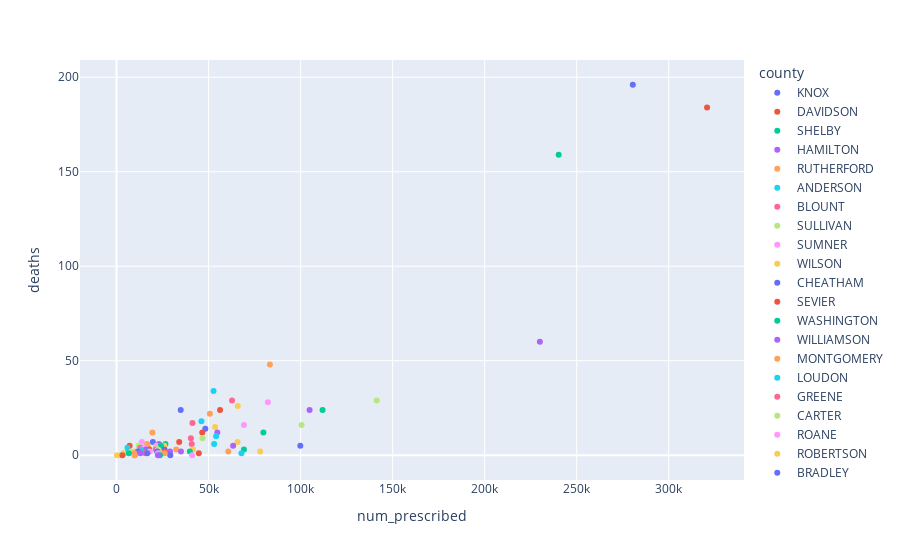

The code cell stored with this chart in its notebook:
### Markdown cell above
#### Is there an association between rates of opioid prescriptions and overdose deaths by county?

### Code cell
fig = px.scatter(opioid_deaths, x="num_prescribed", y="deaths", color='county')
fig.show()

### Figure 1 — Plotly figure (JSON) as saved in the notebook; plotly's stock layout.template omitted (floating-point values rounded to 4 significant figures)
{"data": [{"hovertemplate": "county=KNOX<br>num_prescribed=%{x}<br>deaths=%{y}<extra></extra>", "legendgroup": "KNOX", "marker": {"color": "#636efa", "symbol": "circle"}, "mode": "markers", "name": "KNOX", "orientation": "v", "showlegend": true, "type": "scatter", "x": [280484], "xaxis": "x", "y": [196], "yaxis": "y"}, {"hovertemplate": "county=DAVIDSON<br>num_prescribed=%{x}<br>deaths=%{y}<extra></extra>", "legendgroup": "DAVIDSON", "marker": {"color": "#EF553B", "symbol": "circle"}, "mode": "markers", "name": "DAVIDSON", "orientation": "v", "showlegend": true, "type": "scatter", "x": [320821], "xaxis": "x", "y": [184], "yaxis": "y"}, {"hovertemplate": "county=SHELBY<br>num_prescribed=%{x}<br>deaths=%{y}<extra></extra>", "legendgroup": "SHELBY", "marker": {"color": "#00cc96", "symbol": "circle"}, "mode": "markers", "name": "SHELBY", "orientation": "v", "showlegend": true, "type": "scatter", "x": [240211], "xaxis": "x", "y": [159], "yaxis": "y"}, {"hovertemplate": "county=HAMILTON<br>num_prescribed=%{x}<br>deaths=%{y}<extra></extra>", "legendgroup": "HAMILTON", "marker": {"color": "#ab63fa", "symbol": "circle"}, "mode": "markers", "name": "HAMILTON", "orientation": "v", "showlegend": true, "type": "scatter", "x": [229988], "xaxis": "x", "y": [60], "yaxis": "y"}, {"hovertemplate": "county=RUTHERFORD<br>num_prescribed=%{x}<br>deaths=%{y}<extra></extra>", "legendgroup": "RUTHERFORD", "marker": {"color": "#FFA15A", "symbol": "circle"}, "mode": "markers", "name": "RUTHERFORD", "orientation": "v", "showlegend": true, "type": "scatter", "x": [83305], "xaxis": "x", "y": [48], "yaxis": "y"}, {"hovertemplate": "county=ANDERSON<br>num_prescribed=%{x}<br>deaths=%{y}<extra></extra>", "legendgroup": "ANDERSON", "marker": {"color": "#19d3f3", "symbol": "circle"}, "mode": "markers", "name": "ANDERSON", "orientation": "v", "showlegend": true, "type": "scatter", "x": [52701], "xaxis": "x", "y": [34], "yaxis": "y"}, {"hovertemplate": "county=BLOUNT<br>num_prescribed=%{x}<br>deaths=%{y}<extra></extra>", "legendgroup": "BLOUNT", "marker": {"color": "#FF6692", "symbol": "circle"}, "mode": "markers", "name": "BLOUNT", "orientation": "v", "showlegend": true, "type": "scatter", "x": [62747], "xaxis": "x", "y": [29], "yaxis": "y"}, {"hovertemplate": "county=SULLIVAN<br>num_prescribed=%{x}<br>deaths=%{y}<extra></extra>", "legendgroup": "SULLIVAN", "marker": {"color": "#B6E880", "symbol": "circle"}, "mode": "markers", "name": "SULLIVAN", "orientation": "v", "showlegend": true, "type": "scatter", "x": [141375], "xaxis": "x", "y": [29], "yaxis": "y"}, {"hovertemplate": "county=SUMNER<br>num_prescribed=%{x}<br>deaths=%{y}<extra></extra>", "legendgroup": "SUMNER", "marker": {"color": "#FF97FF", "symbol": "circle"}, "mode": "markers", "name": "SUMNER", "orientation": "v", "showlegend": true, "type": "scatter", "x": [82216], "xaxis": "x", "y": [28], "yaxis": "y"}, {"hovertemplate": "county=WILSON<br>num_prescribed=%{x}<br>deaths=%{y}<extra></extra>", "legendgroup": "WILSON", "marker": {"color": "#FECB52", "symbol": "circle"}, "mode": "markers", "name": "WILSON", "orientation": "v", "showlegend": true, "type": "scatter", "x": [65860], "xaxis": "x", "y": [26], "yaxis": "y"}, {"hovertemplate": "county=CHEATHAM<br>num_prescribed=%{x}<br>deaths=%{y}<extra></extra>", "legendgroup": "CHEATHAM", "marker": {"color": "#636efa", "symbol": "circle"}, "mode": "markers", "name": "CHEATHAM", "orientation": "v", "showlegend": true, "type": "scatter", "x": [34862], "xaxis": "x", "y": [24], "yaxis": "y"}, {"hovertemplate": "county=SEVIER<br>num_prescribed=%{x}<br>deaths=%{y}<extra></extra>", "legendgroup": "SEVIER", "marker": {"color": "#EF553B", "symbol": "circle"}, "mode": "markers", "name": "SEVIER", "orientation": "v", "showlegend": true, "type": "scatter", "x": [56258], "xaxis": "x", "y": [24], "yaxis": "y"}, {"hovertemplate": "county=WASHINGTON<br>num_prescribed=%{x}<br>deaths=%{y}<extra></extra>", "legendgroup": "WASHINGTON", "marker": {"color": "#00cc96", "symbol": "circle"}, "mode": "markers", "name": "WASHINGTON", "orientation": "v", "showlegend": true, "type": "scatter", "x": [111925], "xaxis": "x", "y": [24], "yaxis": "y"}, {"hovertemplate": "county=WILLIAMSON<br>num_prescribed=%{x}<br>deaths=%{y}<extra></extra>", "legendgroup": "WILLIAMSON", "marker": {"color": "#ab63fa", "symbol": "circle"}, "mode": "markers", "name": "WILLIAMSON", "orientation": "v", "showlegend": true, "type": "scatter", "x": [104875], "xaxis": "x", "y": [24], "yaxis": "y"}, {"hovertemplate": "county=MONTGOMERY<br>num_prescribed=%{x}<br>deaths=%{y}<extra></extra>", "legendgroup": "MONTGOMERY", "marker": {"color": "#FFA15A", "symbol": "circle"}, "mode": "markers", "name": "MONTGOMERY", "orientation": "v", "showlegend": true, "type": "scatter", "x": [50704], "xaxis": "x", "y": [22], "yaxis": "y"}, {"hovertemplate": "county=LOUDON<br>num_prescribed=%{x}<br>deaths=%{y}<extra></extra>", "legendgroup": "LOUDON", "marker": {"color": "#19d3f3", "symbol": "circle"}, "mode": "markers", "name": "LOUDON", "orientation": "v", "showlegend": true, "type": "scatter", "x": [46127], "xaxis": "x", "y": [18], "yaxis": "y"}, {"hovertemplate": "county=GREENE<br>num_prescribed=%{x}<br>deaths=%{y}<extra></extra>", "legendgroup": "GREENE", "marker": {"color": "#FF6692", "symbol": "circle"}, "mode": "markers", "name": "GREENE", "orientation": "v", "showlegend": true, "type": "scatter", "x": [41231], "xaxis": "x", "y": [17], "yaxis": "y"}, {"hovertemplate": "county=CARTER<br>num_prescribed=%{x}<br>deaths=%{y}<extra></extra>", "legendgroup": "CARTER", "marker": {"color": "#B6E880", "symbol": "circle"}, "mode": "markers", "name": "CARTER", "orientation": "v", "showlegend": true, "type": "scatter", "x": [100532], "xaxis": "x", "y": [16], "yaxis": "y"}, {"hovertemplate": "county=ROANE<br>num_prescribed=%{x}<br>deaths=%{y}<extra></extra>", "legendgroup": "ROANE", "marker": {"color": "#FF97FF", "symbol": "circle"}, "mode": "markers", "name": "ROANE", "orientation": "v", "showlegend": true, "type": "scatter", "x": [69217], "xaxis": "x", "y": [16], "yaxis": "y"}, {"hovertemplate": "county=ROBERTSON<br>num_prescribed=%{x}<br>deaths=%{y}<extra></extra>", "legendgroup": "ROBERTSON", "marker": {"color": "#FECB52", "symbol": "circle"}, "mode": "markers", "name": "ROBERTSON", "orientation": "v", "showlegend": true, "type": "scatter", "x": [53545], "xaxis": "x", "y": [15], "yaxis": "y"}, {"hovertemplate": "county=BRADLEY<br>num_prescribed=%{x}<br>deaths=%{y}<extra></extra>", "legendgroup": "BRADLEY", "marker": {"color": "#636efa", "symbol": "circle"}, "mode": "markers", "name": "BRADLEY", "orientation": "v", "showlegend": true, "type": "scatter", "x": [48244], "xaxis": "x", "y": [14], "yaxis": "y"}, {"hovertemplate": "county=COFFEE<br>num_prescribed=%{x}<br>deaths=%{y}<extra></extra>", "legendgroup": "COFFEE", "marker": {"color": "#EF553B", "symbol": "circle"}, "mode": "markers", "name": "COFFEE", "orientation": "v", "showlegend": true, "type": "scatter", "x": [46571], "xaxis": "x", "y": [12], "yaxis": "y"}, {"hovertemplate": "county=MADISON<br>num_prescribed=%{x}<br>deaths=%{y}<extra></extra>", "legendgroup": "MADISON", "marker": {"color": "#00cc96", "symbol": "circle"}, "mode": "markers", "name": "MADISON", "orientation": "v", "showlegend": true, "type": "scatter", "x": [79787], "xaxis": "x", "y": [12], "yaxis": "y"}, {"hovertemplate": "county=MAURY<br>num_prescribed=%{x}<br>deaths=%{y}<extra></extra>", "legendgroup": "MAURY", "marker": {"color": "#ab63fa", "symbol": "circle"}, "mode": "markers", "name": "MAURY", "orientation": "v", "showlegend": true, "type": "scatter", "x": [54761], "xaxis": "x", "y": [12], "yaxis": "y"}, {"hovertemplate": "county=TIPTON<br>num_prescribed=%{x}<br>deaths=%{y}<extra></extra>", "legendgroup": "TIPTON", "marker": {"color": "#FFA15A", "symbol": "circle"}, "mode": "markers", "name": "TIPTON", "orientation": "v", "showlegend": true, "type": "scatter", "x": [19473], "xaxis": "x", "y": [12], "yaxis": "y"}, {"hovertemplate": "county=PUTNAM<br>num_prescribed=%{x}<br>deaths=%{y}<extra></extra>", "legendgroup": "PUTNAM", "marker": {"color": "#19d3f3", "symbol": "circle"}, "mode": "markers", "name": "PUTNAM", "orientation": "v", "showlegend": true, "type": "scatter", "x": [54112], "xaxis": "x", "y": [10], "yaxis": "y"}, {"hovertemplate": "county=CUMBERLAND<br>num_prescribed=%{x}<br>deaths=%{y}<extra></extra>", "legendgroup": "CUMBERLAND", "marker": {"color": "#FF6692", "symbol": "circle"}, "mode": "markers", "name": "CUMBERLAND", "orientation": "v", "showlegend": true, "type": "scatter", "x": [40395], "xaxis": "x", "y": [9], "yaxis": "y"}, {"hovertemplate": "county=HAMBLEN<br>num_prescribed=%{x}<br>deaths=%{y}<extra></extra>", "legendgroup": "HAMBLEN", "marker": {"color": "#B6E880", "symbol": "circle"}, "mode": "markers", "name": "HAMBLEN", "orientation": "v", "showlegend": true, "type": "scatter", "x": [46693], "xaxis": "x", "y": [9], "yaxis": "y"}, {"hovertemplate": "county=DE KALB<br>num_prescribed=%{x}<br>deaths=%{y}<extra></extra>", "legendgroup": "DE KALB", "marker": {"color": "#FF97FF", "symbol": "circle"}, "mode": "markers", "name": "DE KALB", "orientation": "v", "showlegend": true, "type": "scatter", "x": [13774], "xaxis": "x", "y": [7], "yaxis": "y"}, {"hovertemplate": "county=JEFFERSON<br>num_prescribed=%{x}<br>deaths=%{y}<extra></extra>", "legendgroup": "JEFFERSON", "marker": {"color": "#FECB52", "symbol": "circle"}, "mode": "markers", "name": "JEFFERSON", "orientation": "v", "showlegend": true, "type": "scatter", "x": [65731], "xaxis": "x", "y": [7], "yaxis": "y"}, {"hovertemplate": "county=LAWRENCE<br>num_prescribed=%{x}<br>deaths=%{y}<extra></extra>", "legendgroup": "LAWRENCE", "marker": {"color": "#636efa", "symbol": "circle"}, "mode": "markers", "name": "LAWRENCE", "orientation": "v", "showlegend": true, "type": "scatter", "x": [19737], "xaxis": "x", "y": [7], "yaxis": "y"}, {"hovertemplate": "county=UNICOI<br>num_prescribed=%{x}<br>deaths=%{y}<extra></extra>", "legendgroup": "UNICOI", "marker": {"color": "#EF553B", "symbol": "circle"}, "mode": "markers", "name": "UNICOI", "orientation": "v", "showlegend": true, "type": "scatter", "x": [34043], "xaxis": "x", "y": [7], "yaxis": "y"}, {"hovertemplate": "county=COCKE<br>num_prescribed=%{x}<br>deaths=%{y}<extra></extra>", "legendgroup": "COCKE", "marker": {"color": "#00cc96", "symbol": "circle"}, "mode": "markers", "name": "COCKE", "orientation": "v", "showlegend": true, "type": "scatter", "x": [26585], "xaxis": "x", "y": [6], "yaxis": "y"}, {"hovertemplate": "county=DICKSON<br>num_prescribed=%{x}<br>deaths=%{y}<extra></extra>", "legendgroup": "DICKSON", "marker": {"color": "#ab63fa", "symbol": "circle"}, "mode": "markers", "name": "DICKSON", "orientation": "v", "showlegend": true, "type": "scatter", "x": [23020], "xaxis": "x", "y": [6], "yaxis": "y"}, {"hovertemplate": "county=GIBSON<br>num_prescribed=%{x}<br>deaths=%{y}<extra></extra>", "legendgroup": "GIBSON", "marker": {"color": "#FFA15A", "symbol": "circle"}, "mode": "markers", "name": "GIBSON", "orientation": "v", "showlegend": true, "type": "scatter", "x": [16649], "xaxis": "x", "y": [6], "yaxis": "y"}, {"hovertemplate": "county=MARSHALL<br>num_prescribed=%{x}<br>deaths=%{y}<extra></extra>", "legendgroup": "MARSHALL", "marker": {"color": "#19d3f3", "symbol": "circle"}, "mode": "markers", "name": "MARSHALL", "orientation": "v", "showlegend": true, "type": "scatter", "x": [53027], "xaxis": "x", "y": [6], "yaxis": "y"}, {"hovertemplate": "county=MC MINN<br>num_prescribed=%{x}<br>deaths=%{y}<extra></extra>", "legendgroup": "MC MINN", "marker": {"color": "#FF6692", "symbol": "circle"}, "mode": "markers", "name": "MC MINN", "orientation": "v", "showlegend": true, "type": "scatter", "x": [40859], "xaxis": "x", "y": [6], "yaxis": "y"}, {"hovertemplate": "county=BENTON<br>num_prescribed=%{x}<br>deaths=%{y}<extra></extra>", "legendgroup": "BENTON", "marker": {"color": "#B6E880", "symbol": "circle"}, "mode": "markers", "name": "BENTON", "orientation": "v", "showlegend": true, "type": "scatter", "x": [12046], "xaxis": "x", "y": [5], "yaxis": "y"}, {"hovertemplate": "county=CAMPBELL<br>num_prescribed=%{x}<br>deaths=%{y}<extra></extra>", "legendgroup": "CAMPBELL", "marker": {"color": "#FF97FF", "symbol": "circle"}, "mode": "markers", "name": "CAMPBELL", "orientation": "v", "showlegend": true, "type": "scatter", "x": [21488], "xaxis": "x", "y": [5], "yaxis": "y"}, {"hovertemplate": "county=GILES<br>num_prescribed=%{x}<br>deaths=%{y}<extra></extra>", "legendgroup": "GILES", "marker": {"color": "#FECB52", "symbol": "circle"}, "mode": "markers", "name": "GILES", "orientation": "v", "showlegend": true, "type": "scatter", "x": [25903], "xaxis": "x", "y": [5], "yaxis": "y"}, {"hovertemplate": "county=HAWKINS<br>num_prescribed=%{x}<br>deaths=%{y}<extra></extra>", "legendgroup": "HAWKINS", "marker": {"color": "#636efa", "symbol": "circle"}, "mode": "markers", "name": "HAWKINS", "orientation": "v", "showlegend": true, "type": "scatter", "x": [99832], "xaxis": "x", "y": [5], "yaxis": "y"}, {"hovertemplate": "county=HENDERSON<br>num_prescribed=%{x}<br>deaths=%{y}<extra></extra>", "legendgroup": "HENDERSON", "marker": {"color": "#EF553B", "symbol": "circle"}, "mode": "markers", "name": "HENDERSON", "orientation": "v", "showlegend": true, "type": "scatter", "x": [7100], "xaxis": "x", "y": [5], "yaxis": "y"}, {"hovertemplate": "county=MONROE<br>num_prescribed=%{x}<br>deaths=%{y}<extra></extra>", "legendgroup": "MONROE", "marker": {"color": "#00cc96", "symbol": "circle"}, "mode": "markers", "name": "MONROE", "orientation": "v", "showlegend": true, "type": "scatter", "x": [24079], "xaxis": "x", "y": [5], "yaxis": "y"}, {"hovertemplate": "county=OVERTON<br>num_prescribed=%{x}<br>deaths=%{y}<extra></extra>", "legendgroup": "OVERTON", "marker": {"color": "#ab63fa", "symbol": "circle"}, "mode": "markers", "name": "OVERTON", "orientation": "v", "showlegend": true, "type": "scatter", "x": [63335], "xaxis": "x", "y": [5], "yaxis": "y"}, {"hovertemplate": "county=HARDEMAN<br>num_prescribed=%{x}<br>deaths=%{y}<extra></extra>", "legendgroup": "HARDEMAN", "marker": {"color": "#FFA15A", "symbol": "circle"}, "mode": "markers", "name": "HARDEMAN", "orientation": "v", "showlegend": true, "type": "scatter", "x": [17259], "xaxis": "x", "y": [4], "yaxis": "y"}, {"hovertemplate": "county=HUMPHREYS<br>num_prescribed=%{x}<br>deaths=%{y}<extra></extra>", "legendgroup": "HUMPHREYS", "marker": {"color": "#19d3f3", "symbol": "circle"}, "mode": "markers", "name": "HUMPHREYS", "orientation": "v", "showlegend": true, "type": "scatter", "x": [5937], "xaxis": "x", "y": [4], "yaxis": "y"}, {"hovertemplate": "county=LINCOLN<br>num_prescribed=%{x}<br>deaths=%{y}<extra></extra>", "legendgroup": "LINCOLN", "marker": {"color": "#FF6692", "symbol": "circle"}, "mode": "markers", "name": "LINCOLN", "orientation": "v", "showlegend": true, "type": "scatter", "x": [12876], "xaxis": "x", "y": [4], "yaxis": "y"}, {"hovertemplate": "county=RHEA<br>num_prescribed=%{x}<br>deaths=%{y}<extra></extra>", "legendgroup": "RHEA", "marker": {"color": "#B6E880", "symbol": "circle"}, "mode": "markers", "name": "RHEA", "orientation": "v", "showlegend": true, "type": "scatter", "x": [21238], "xaxis": "x", "y": [4], "yaxis": "y"}, {"hovertemplate": "county=UNION<br>num_prescribed=%{x}<br>deaths=%{y}<extra></extra>", "legendgroup": "UNION", "marker": {"color": "#FF97FF", "symbol": "circle"}, "mode": "markers", "name": "UNION", "orientation": "v", "showlegend": true, "type": "scatter", "x": [14993], "xaxis": "x", "y": [4], "yaxis": "y"}, {"hovertemplate": "county=BEDFORD<br>num_prescribed=%{x}<br>deaths=%{y}<extra></extra>", "legendgroup": "BEDFORD", "marker": {"color": "#FECB52", "symbol": "circle"}, "mode": "markers", "name": "BEDFORD", "orientation": "v", "showlegend": true, "type": "scatter", "x": [41506], "xaxis": "x", "y": [3], "yaxis": "y"}, {"hovertemplate": "county=CANNON<br>num_prescribed=%{x}<br>deaths=%{y}<extra></extra>", "legendgroup": "CANNON", "marker": {"color": "#636efa", "symbol": "circle"}, "mode": "markers", "name": "CANNON", "orientation": "v", "showlegend": true, "type": "scatter", "x": [26052], "xaxis": "x", "y": [3], "yaxis": "y"}, {"hovertemplate": "county=FAYETTE<br>num_prescribed=%{x}<br>deaths=%{y}<extra></extra>", "legendgroup": "FAYETTE", "marker": {"color": "#EF553B", "symbol": "circle"}, "mode": "markers", "name": "FAYETTE", "orientation": "v", "showlegend": true, "type": "scatter", "x": [17754], "xaxis": "x", "y": [3], "yaxis": "y"}, {"hovertemplate": "county=FRANKLIN<br>num_prescribed=%{x}<br>deaths=%{y}<extra></extra>", "legendgroup": "FRANKLIN", "marker": {"color": "#00cc96", "symbol": "circle"}, "mode": "markers", "name": "FRANKLIN", "orientation": "v", "showlegend": true, "type": "scatter", "x": [69226], "xaxis": "x", "y": [3], "yaxis": "y"}, {"hovertemplate": "county=HANCOCK<br>num_prescribed=%{x}<br>deaths=%{y}<extra></extra>", "legendgroup": "HANCOCK", "marker": {"color": "#ab63fa", "symbol": "circle"}, "mode": "markers", "name": "HANCOCK", "orientation": "v", "showlegend": true, "type": "scatter", "x": [15952], "xaxis": "x", "y": [3], "yaxis": "y"}, {"hovertemplate": "county=HICKMAN<br>num_prescribed=%{x}<br>deaths=%{y}<extra></extra>", "legendgroup": "HICKMAN", "marker": {"color": "#FFA15A", "symbol": "circle"}, "mode": "markers", "name": "HICKMAN", "orientation": "v", "showlegend": true, "type": "scatter", "x": [32410], "xaxis": "x", "y": [3], "yaxis": "y"}, {"hovertemplate": "county=MC NAIRY<br>num_prescribed=%{x}<br>deaths=%{y}<extra></extra>", "legendgroup": "MC NAIRY", "marker": {"color": "#19d3f3", "symbol": "circle"}, "mode": "markers", "name": "MC NAIRY", "orientation": "v", "showlegend": true, "type": "scatter", "x": [12983], "xaxis": "x", "y": [3], "yaxis": "y"}, {"hovertemplate": "county=MORGAN<br>num_prescribed=%{x}<br>deaths=%{y}<extra></extra>", "legendgroup": "MORGAN", "marker": {"color": "#FF6692", "symbol": "circle"}, "mode": "markers", "name": "MORGAN", "orientation": "v", "showlegend": true, "type": "scatter", "x": [21307], "xaxis": "x", "y": [3], "yaxis": "y"}, {"hovertemplate": "county=SEQUATCHIE<br>num_prescribed=%{x}<br>deaths=%{y}<extra></extra>", "legendgroup": "SEQUATCHIE", "marker": {"color": "#B6E880", "symbol": "circle"}, "mode": "markers", "name": "SEQUATCHIE", "orientation": "v", "showlegend": true, "type": "scatter", "x": [22552], "xaxis": "x", "y": [3], "yaxis": "y"}, {"hovertemplate": "county=BLEDSOE<br>num_prescribed=%{x}<br>deaths=%{y}<extra></extra>", "legendgroup": "BLEDSOE", "marker": {"color": "#FF97FF", "symbol": "circle"}, "mode": "markers", "name": "BLEDSOE", "orientation": "v", "showlegend": true, "type": "scatter", "x": [22145], "xaxis": "x", "y": [2], "yaxis": "y"}, {"hovertemplate": "county=CARROLL<br>num_prescribed=%{x}<br>deaths=%{y}<extra></extra>", "legendgroup": "CARROLL", "marker": {"color": "#FECB52", "symbol": "circle"}, "mode": "markers", "name": "CARROLL", "orientation": "v", "showlegend": true, "type": "scatter", "x": [78063], "xaxis": "x", "y": [2], "yaxis": "y"}, {"hovertemplate": "county=CLAIBORNE<br>num_prescribed=%{x}<br>deaths=%{y}<extra></extra>", "legendgroup": "CLAIBORNE", "marker": {"color": "#636efa", "symbol": "circle"}, "mode": "markers", "name": "CLAIBORNE", "orientation": "v", "showlegend": true, "type": "scatter", "x": [22121], "xaxis": "x", "y": [2], "yaxis": "y"}, {"hovertemplate": "county=CLAY<br>num_prescribed=%{x}<br>deaths=%{y}<extra></extra>", "legendgroup": "CLAY", "marker": {"color": "#EF553B", "symbol": "circle"}, "mode": "markers", "name": "CLAY", "orientation": "v", "showlegend": true, "type": "scatter", "x": [6920], "xaxis": "x", "y": [2], "yaxis": "y"}, {"hovertemplate": "county=HARDIN<br>num_prescribed=%{x}<br>deaths=%{y}<extra></extra>", "legendgroup": "HARDIN", "marker": {"color": "#00cc96", "symbol": "circle"}, "mode": "markers", "name": "HARDIN", "orientation": "v", "showlegend": true, "type": "scatter", "x": [16847], "xaxis": "x", "y": [2], "yaxis": "y"}, {"hovertemplate": "county=HENRY<br>num_prescribed=%{x}<br>deaths=%{y}<extra></extra>", "legendgroup": "HENRY", "marker": {"color": "#ab63fa", "symbol": "circle"}, "mode": "markers", "name": "HENRY", "orientation": "v", "showlegend": true, "type": "scatter", "x": [35003], "xaxis": "x", "y": [2], "yaxis": "y"}, {"hovertemplate": "county=JACKSON<br>num_prescribed=%{x}<br>deaths=%{y}<extra></extra>", "legendgroup": "JACKSON", "marker": {"color": "#FFA15A", "symbol": "circle"}, "mode": "markers", "name": "JACKSON", "orientation": "v", "showlegend": true, "type": "scatter", "x": [60726], "xaxis": "x", "y": [2], "yaxis": "y"}, {"hovertemplate": "county=LAUDERDALE<br>num_prescribed=%{x}<br>deaths=%{y}<extra></extra>", "legendgroup": "LAUDERDALE", "marker": {"color": "#19d3f3", "symbol": "circle"}, "mode": "markers", "name": "LAUDERDALE", "orientation": "v", "showlegend": true, "type": "scatter", "x": [6170], "xaxis": "x", "y": [2], "yaxis": "y"}, {"hovertemplate": "county=LEWIS<br>num_prescribed=%{x}<br>deaths=%{y}<extra></extra>", "legendgroup": "LEWIS", "marker": {"color": "#FF6692", "symbol": "circle"}, "mode": "markers", "name": "LEWIS", "orientation": "v", "showlegend": true, "type": "scatter", "x": [12427], "xaxis": "x", "y": [2], "yaxis": "y"}, {"hovertemplate": "county=MACON<br>num_prescribed=%{x}<br>deaths=%{y}<extra></extra>", "legendgroup": "MACON", "marker": {"color": "#B6E880", "symbol": "circle"}, "mode": "markers", "name": "MACON", "orientation": "v", "showlegend": true, "type": "scatter", "x": [7920], "xaxis": "x", "y": [2], "yaxis": "y"}, {"hovertemplate": "county=MARION<br>num_prescribed=%{x}<br>deaths=%{y}<extra></extra>", "legendgroup": "MARION", "marker": {"color": "#FF97FF", "symbol": "circle"}, "mode": "markers", "name": "MARION", "orientation": "v", "showlegend": true, "type": "scatter", "x": [18049], "xaxis": "x", "y": [2], "yaxis": "y"}, {"hovertemplate": "county=MEIGS<br>num_prescribed=%{x}<br>deaths=%{y}<extra></extra>", "legendgroup": "MEIGS", "marker": {"color": "#FECB52", "symbol": "circle"}, "mode": "markers", "name": "MEIGS", "orientation": "v", "showlegend": true, "type": "scatter", "x": [10147], "xaxis": "x", "y": [2], "yaxis": "y"}, {"hovertemplate": "county=POLK<br>num_prescribed=%{x}<br>deaths=%{y}<extra></extra>", "legendgroup": "POLK", "marker": {"color": "#636efa", "symbol": "circle"}, "mode": "markers", "name": "POLK", "orientation": "v", "showlegend": true, "type": "scatter", "x": [11582], "xaxis": "x", "y": [2], "yaxis": "y"}, {"hovertemplate": "county=SCOTT<br>num_prescribed=%{x}<br>deaths=%{y}<extra></extra>", "legendgroup": "SCOTT", "marker": {"color": "#EF553B", "symbol": "circle"}, "mode": "markers", "name": "SCOTT", "orientation": "v", "showlegend": true, "type": "scatter", "x": [26159], "xaxis": "x", "y": [2], "yaxis": "y"}, {"hovertemplate": "county=SMITH<br>num_prescribed=%{x}<br>deaths=%{y}<extra></extra>", "legendgroup": "SMITH", "marker": {"color": "#00cc96", "symbol": "circle"}, "mode": "markers", "name": "SMITH", "orientation": "v", "showlegend": true, "type": "scatter", "x": [39822], "xaxis": "x", "y": [2], "yaxis": "y"}, {"hovertemplate": "county=TROUSDALE<br>num_prescribed=%{x}<br>deaths=%{y}<extra></extra>", "legendgroup": "TROUSDALE", "marker": {"color": "#ab63fa", "symbol": "circle"}, "mode": "markers", "name": "TROUSDALE", "orientation": "v", "showlegend": true, "type": "scatter", "x": [29060], "xaxis": "x", "y": [2], "yaxis": "y"}, {"hovertemplate": "county=CHESTER<br>num_prescribed=%{x}<br>deaths=%{y}<extra></extra>", "legendgroup": "CHESTER", "marker": {"color": "#FFA15A", "symbol": "circle"}, "mode": "markers", "name": "CHESTER", "orientation": "v", "showlegend": true, "type": "scatter", "x": [9662], "xaxis": "x", "y": [1], "yaxis": "y"}, {"hovertemplate": "county=DYER<br>num_prescribed=%{x}<br>deaths=%{y}<extra></extra>", "legendgroup": "DYER", "marker": {"color": "#19d3f3", "symbol": "circle"}, "mode": "markers", "name": "DYER", "orientation": "v", "showlegend": true, "type": "scatter", "x": [22436], "xaxis": "x", "y": [1], "yaxis": "y"}, {"hovertemplate": "county=FENTRESS<br>num_prescribed=%{x}<br>deaths=%{y}<extra></extra>", "legendgroup": "FENTRESS", "marker": {"color": "#FF6692", "symbol": "circle"}, "mode": "markers", "name": "FENTRESS", "orientation": "v", "showlegend": true, "type": "scatter", "x": [15586], "xaxis": "x", "y": [1], "yaxis": "y"}, {"hovertemplate": "county=GRAINGER<br>num_prescribed=%{x}<br>deaths=%{y}<extra></extra>", "legendgroup": "GRAINGER", "marker": {"color": "#B6E880", "symbol": "circle"}, "mode": "markers", "name": "GRAINGER", "orientation": "v", "showlegend": true, "type": "scatter", "x": [3675], "xaxis": "x", "y": [1], "yaxis": "y"}, {"hovertemplate": "county=GRUNDY<br>num_prescribed=%{x}<br>deaths=%{y}<extra></extra>", "legendgroup": "GRUNDY", "marker": {"color": "#FF97FF", "symbol": "circle"}, "mode": "markers", "name": "GRUNDY", "orientation": "v", "showlegend": true, "type": "scatter", "x": [22672], "xaxis": "x", "y": [1], "yaxis": "y"}, {"hovertemplate": "county=HOUSTON<br>num_prescribed=%{x}<br>deaths=%{y}<extra></extra>", "legendgroup": "HOUSTON", "marker": {"color": "#FECB52", "symbol": "circle"}, "mode": "markers", "name": "HOUSTON", "orientation": "v", "showlegend": true, "type": "scatter", "x": [4099], "xaxis": "x", "y": [1], "yaxis": "y"}, {"hovertemplate": "county=JOHNSON<br>num_prescribed=%{x}<br>deaths=%{y}<extra></extra>", "legendgroup": "JOHNSON", "marker": {"color": "#636efa", "symbol": "circle"}, "mode": "markers", "name": "JOHNSON", "orientation": "v", "showlegend": true, "type": "scatter", "x": [16709], "xaxis": "x", "y": [1], "yaxis": "y"}, {"hovertemplate": "county=MOORE<br>num_prescribed=%{x}<br>deaths=%{y}<extra></extra>", "legendgroup": "MOORE", "marker": {"color": "#EF553B", "symbol": "circle"}, "mode": "markers", "name": "MOORE", "orientation": "v", "showlegend": true, "type": "scatter", "x": [44689], "xaxis": "x", "y": [1], "yaxis": "y"}, {"hovertemplate": "county=PERRY<br>num_prescribed=%{x}<br>deaths=%{y}<extra></extra>", "legendgroup": "PERRY", "marker": {"color": "#00cc96", "symbol": "circle"}, "mode": "markers", "name": "PERRY", "orientation": "v", "showlegend": true, "type": "scatter", "x": [6681], "xaxis": "x", "y": [1], "yaxis": "y"}, {"hovertemplate": "county=PICKETT<br>num_prescribed=%{x}<br>deaths=%{y}<extra></extra>", "legendgroup": "PICKETT", "marker": {"color": "#ab63fa", "symbol": "circle"}, "mode": "markers", "name": "PICKETT", "orientation": "v", "showlegend": true, "type": "scatter", "x": [12914], "xaxis": "x", "y": [1], "yaxis": "y"}, {"hovertemplate": "county=WARREN<br>num_prescribed=%{x}<br>deaths=%{y}<extra></extra>", "legendgroup": "WARREN", "marker": {"color": "#FFA15A", "symbol": "circle"}, "mode": "markers", "name": "WARREN", "orientation": "v", "showlegend": true, "type": "scatter", "x": [26052], "xaxis": "x", "y": [1], "yaxis": "y"}, {"hovertemplate": "county=WEAKLEY<br>num_prescribed=%{x}<br>deaths=%{y}<extra></extra>", "legendgroup": "WEAKLEY", "marker": {"color": "#19d3f3", "symbol": "circle"}, "mode": "markers", "name": "WEAKLEY", "orientation": "v", "showlegend": true, "type": "scatter", "x": [67839], "xaxis": "x", "y": [1], "yaxis": "y"}, {"hovertemplate": "county=CROCKETT<br>num_prescribed=%{x}<br>deaths=%{y}<extra></extra>", "legendgroup": "CROCKETT", "marker": {"color": "#FF6692", "symbol": "circle"}, "mode": "markers", "name": "CROCKETT", "orientation": "v", "showlegend": true, "type": "scatter", "x": [9865], "xaxis": "x", "y": [0], "yaxis": "y"}, {"hovertemplate": "county=DECATUR<br>num_prescribed=%{x}<br>deaths=%{y}<extra></extra>", "legendgroup": "DECATUR", "marker": {"color": "#B6E880", "symbol": "circle"}, "mode": "markers", "name": "DECATUR", "orientation": "v", "showlegend": true, "type": "scatter", "x": [2371], "xaxis": "x", "y": [0], "yaxis": "y"}, {"hovertemplate": "county=HAYWOOD<br>num_prescribed=%{x}<br>deaths=%{y}<extra></extra>", "legendgroup": "HAYWOOD", "marker": {"color": "#FF97FF", "symbol": "circle"}, "mode": "markers", "name": "HAYWOOD", "orientation": "v", "showlegend": true, "type": "scatter", "x": [41046], "xaxis": "x", "y": [0], "yaxis": "y"}, {"hovertemplate": "county=LAKE<br>num_prescribed=%{x}<br>deaths=%{y}<extra></extra>", "legendgroup": "LAKE", "marker": {"color": "#FECB52", "symbol": "circle"}, "mode": "markers", "name": "LAKE", "orientation": "v", "showlegend": true, "type": "scatter", "x": [220], "xaxis": "x", "y": [0], "yaxis": "y"}, {"hovertemplate": "county=OBION<br>num_prescribed=%{x}<br>deaths=%{y}<extra></extra>", "legendgroup": "OBION", "marker": {"color": "#636efa", "symbol": "circle"}, "mode": "markers", "name": "OBION", "orientation": "v", "showlegend": true, "type": "scatter", "x": [29165], "xaxis": "x", "y": [0], "yaxis": "y"}, {"hovertemplate": "county=STEWART<br>num_prescribed=%{x}<br>deaths=%{y}<extra></extra>", "legendgroup": "STEWART", "marker": {"color": "#EF553B", "symbol": "circle"}, "mode": "markers", "name": "STEWART", "orientation": "v", "showlegend": true, "type": "scatter", "x": [3216], "xaxis": "x", "y": [0], "yaxis": "y"}, {"hovertemplate": "county=VAN BUREN<br>num_prescribed=%{x}<br>deaths=%{y}<extra></extra>", "legendgroup": "VAN BUREN", "marker": {"color": "#00cc96", "symbol": "circle"}, "mode": "markers", "name": "VAN BUREN", "orientation": "v", "showlegend": true, "type": "scatter", "x": [23578], "xaxis": "x", "y": [0], "yaxis": "y"}, {"hovertemplate": "county=WAYNE<br>num_prescribed=%{x}<br>deaths=%{y}<extra></extra>", "legendgroup": "WAYNE", "marker": {"color": "#ab63fa", "symbol": "circle"}, "mode": "markers", "name": "WAYNE", "orientation": "v", "showlegend": true, "type": "scatter", "x": [22481], "xaxis": "x", "y": [0], "yaxis": "y"}, {"hovertemplate": "county=WHITE<br>num_prescribed=%{x}<br>deaths=%{y}<extra></extra>", "legendgroup": "WHITE", "marker": {"color": "#FFA15A", "symbol": "circle"}, "mode": "markers", "name": "WHITE", "orientation": "v", "showlegend": true, "type": "scatter", "x": [9829], "xaxis": "x", "y": [0], "yaxis": "y"}], "layout": {"legend": {"title": {"text": "county"}, "tracegroupgap": 0}, "margin": {"t": 60}, "xaxis": {"anchor": "y", "domain": [0, 1], "title": {"text": "num_prescribed"}}, "yaxis": {"anchor": "x", "domain": [0, 1], "title": {"text": "deaths"}}}}
